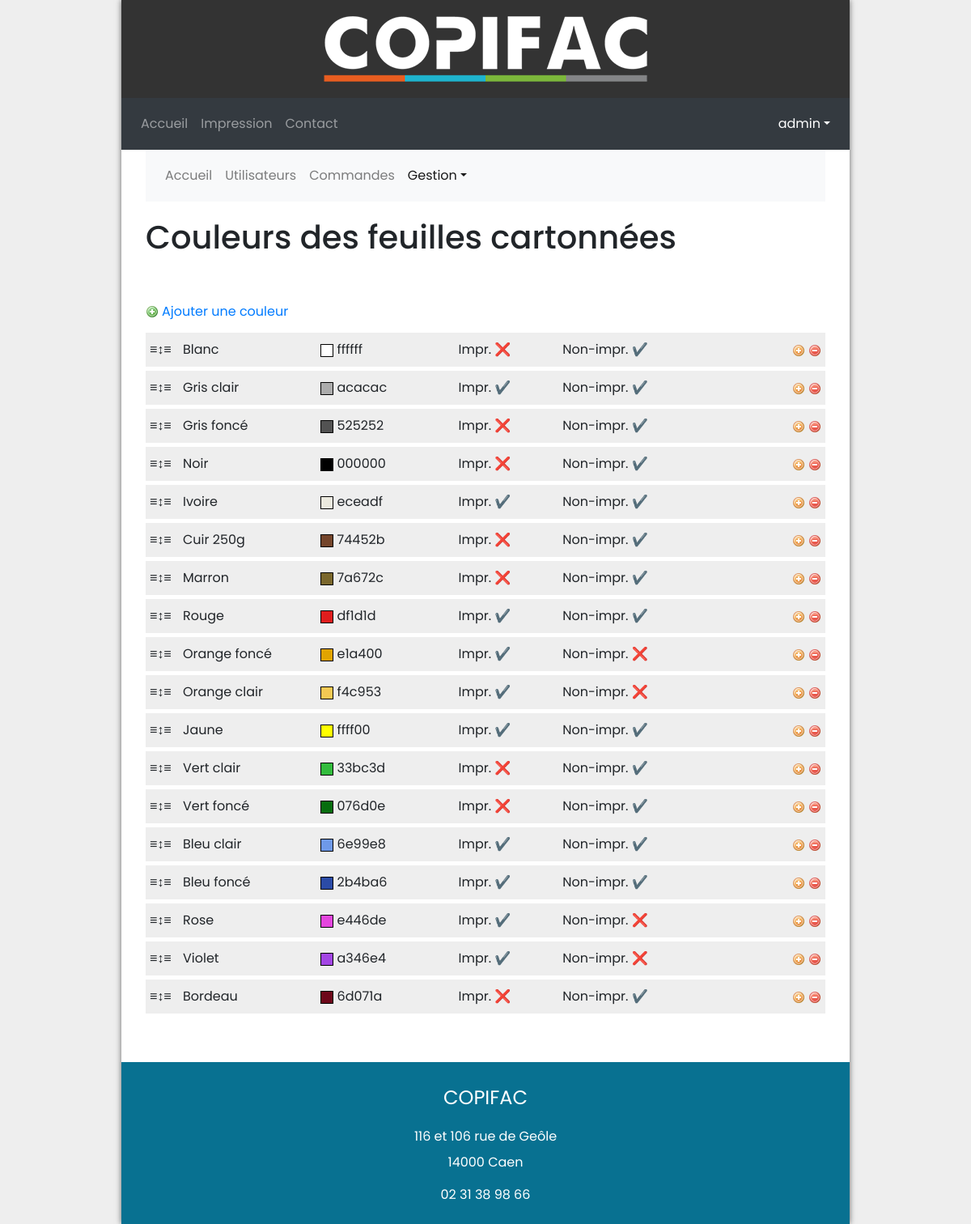
The page /index.php?action=adminCouleurs (signed in) on the database its author committed.
### tables this page shows
CREATE TABLE IF NOT EXISTS `dossier_color` (
  `id_dossier_color` smallint(5) UNSIGNED NOT NULL AUTO_INCREMENT,
  `text` varchar(32) NOT NULL DEFAULT '',
  `hex` varchar(6) NOT NULL DEFAULT '',
  `printable` tinyint(1) UNSIGNED NOT NULL DEFAULT 0,
  `unprintable` tinyint(1) UNSIGNED NOT NULL DEFAULT 0,
  `position` smallint(5) UNSIGNED NOT NULL DEFAULT 0,
  PRIMARY KEY (`id_dossier_color`)
);

### models/dao/DbConnection.class.php (called while the page is built, shortened)
<?php
class DbConnection
{
    private static $connection;
    private static function connect(string $user_type)
    {
        $tParam = parse_ini_file($_SERVER['DOCUMENT_ROOT'] . '/config/paramDB.ini', true);
        extract($tParam[$user_type]);
        $dsn = "mysql:host=" . $host . "; port=" . $port . "; dbname=" . $bdd . "; charset=utf8";
        try {
            self::$connection = new PDO(
                $dsn,
                $user,
                $password,
                array(PDO::ATTR_ERRMODE => PDO::ERRMODE_EXCEPTION)
            );
        } catch (Exception $e) {
            die('<h4 style="color:#FF0000"; >Erreur de connexion ! </h4>');
        }
        return self::$connection;
    }
    public static function getConnection(string $user_type)
    {
        if (self::$connection != null) {
            return self::$connection;
        } else {
            return self::connect($user_type);
        }
    }
}

### controllers/authController.php (called while the page is built, shortened)
<?php
$password = '';

### controllers/adminCouleursController.php (called while the page is built, shortened)
<?php
require_once _ROOT_DIR_ . '/models/dao/DbConnection.class.php';
function getCouleurs() {
	$query = 'SELECT * FROM dossier_color ORDER BY position DESC';
	$sth = DbConnection::getConnection('administrateur')->query($query);
	$sth->execute();
	return $sth->fetchAll(PDO::FETCH_ASSOC);
}

### views/adminCouleurs.php (the view, shortened to what this page needs)
<?php
require_once 'controllers/adminCouleursController.php';
$colors = getCouleurs();
$css = '<link rel="stylesheet" href="/public/css/admin.css">';
require_once 'views/head.php';
require_once 'views/menuAdmin.php';
?>
<div class="row">
	<div class="col-12">
		<h1>Couleurs des feuilles cartonnées</h1>
	</div>
</div>
<?php if (isset($_GET['edit'])) {  ?>
<div class="row">
	<div class="col-12">
		<p class="back"><a href="?action=adminCouleurs">Annuler</a></p>
	</div>
</div>
<form action="" method="post">
	<div class="row">
		<div class="col-md-3">
			<p>
				<label for="color">Couleur</label><br>
				<input type="text" name="text" id="color" value="<?php echo htmlentities($text, ENT_QUOTES); ?>">
			</p>
		</div>
		<div class="col-md-3">
			<p>
				<label for="hex">Code</label><br>
				<input type="text" name="hex" id="hex" value="<?php echo htmlentities($hex, ENT_QUOTES); ?>">
			</p>
		</div>
		<div class="col-md-2">
			<p>
				<label for="printable">Imprimable</label><br>
				<input type="checkbox" name="printable" id="printable" value="1"<?php echo ($printable == 1 ? ' checked' : ''); ?>>
			</p>
		</div>
		<div class="col-md-2">
			<p>
				<label for="unprintable">Non-impr.</label><br>
				<input type="checkbox" name="unprintable" id="unprintable" value="1"<?php echo ($unprintable == 1 ? ' checked' : ''); ?>>
			</p>
		</div>
		<div class="col-md-2">
			<p>
				<label class="d-none d-md-block">&nbsp;</label><br class="d-none d-md-block">
				<input class="full-width" type="submit" name="edit-btn" value="Enregistrer">
			</p>
		</div>
	</div>
</form>
<?php } else { ?>
<div class="row">
	<div class="col-12">
		<p class="add"><a href="?action=adminCouleurs&amp;edit">Ajouter une couleur</a></p>
	</div>
</div>
<?php } ?>
<div class="row">
	<div class="col-12">
<?php
if (empty($colors)){
?>
		<p>Aucune couleur</p>
<?php
}
else {
?>
		<div class="drag">
			<ul id="draggable">
<?php
	foreach ($colors as $data) {
?>
				<li id="listItem_<?php echo $data['id_dossier_color']; ?>">
					<span class="handle">≡↕≡</span>
					<span class="section-medium"><?php echo $data['text']; ?></span>
					<span class="section-medium"><span class="picked-color" style="background:#<?php echo $data['hex']; ?>"></span> <?php echo $data['hex']; ?></span>
					<span class="section-small"><span title="Imprimable">Impr.</span> <?php echo ($data['printable'] ? '✔️' : '❌'); ?></span>
					<span class="section-small"><span title="Non-imprimable">Non-impr.</span> <?php echo ($data['unprintable'] ? '✔️' : '❌'); ?></span>
					<div class="actions">
						<a href="?action=adminCouleurs&amp;edit=<?php echo $data['id_dossier_color']; ?>"><img src="/public/img/icon-mod.png" alt="Modifier" title="Modifier"></a>
						<a href="?action=adminCouleurs&amp;del=<?php echo $data['id_dossier_color']; ?>" onclick="return confirm('Voulez-vous vraiment supprimer cet élément ?')"><img src="/public/img/icon-sup.png" alt="Supprimer" title="Supprimer"></a>
					</div>
				</li>
<?php
	}
?>
			</ul>
		</div>
<?php
}
?>
	</div>
</div>
<?php
require_once 'views/footer.php';

### public/css/style.css (style rules this page uses)
* { box-sizing: border-box; }
body { background: #eee; font-size: 100%; font-family: 'Poppins', Arial, Helvetica, sans-serif; }
h1 { font-size: 2.5em; }
p { font-size: 1em; }
img { max-width:100%; }
p,ul,ol,table,fieldset,blockquote,pre,dl,address { line-height:2; margin:2em 0 0; }

### public/css/admin.css (style rules this page uses)
h1 { margin: 20px 0; }
.add a { background:url(/public/img/icon-add.png) 0 50% no-repeat; padding:0 0 0 20px; }
.drag { position:relative; }
.drag ul { margin:0; padding:5px 0; list-style:none; }
.drag li { position:relative; margin:5px 0; padding:5px; background:#eee; }
.drag li .section-medium { display:inline-block; width:20%; }
.drag li .section-small { display:inline-block; width:15%; }
.drag li .actions { float:right; }
.drag li .handle { cursor:ns-resize; margin:0 10px 0 0; }
.picked-color { display:inline-block; width:16px; height:16px; vertical-align:middle; border:1px solid #000; }

### rows shown on the page
dossier_color: text "Blanc", hex "ffffff"
dossier_color: text "Gris clair", hex "acacac"
dossier_color: text "Gris foncé", hex "525252"
dossier_color: text "Noir", hex "000000"
dossier_color: text "Ivoire", hex "eceadf"
dossier_color: text "Cuir 250g", hex "74452b"
dossier_color: text "Marron", hex "7a672c"
dossier_color: text "Rouge", hex "df1d1d"
dossier_color: text "Orange foncé", hex "e1a400"
dossier_color: text "Orange clair", hex "f4c953"
dossier_color: text "Jaune", hex "ffff00"
dossier_color: text "Vert clair", hex "33bc3d"
dossier_color: text "Vert foncé", hex "076d0e"
dossier_color: text "Bleu clair", hex "6e99e8"
dossier_color: text "Bleu foncé", hex "2b4ba6"
dossier_color: text "Rose", hex "e446de"
dossier_color: text "Violet", hex "a346e4"
dossier_color: text "Bordeau", hex "6d071a"

### other values the page prints
$menuItem['name'] "Accueil"
$menuItem['name'] "Impression"
$menuItem['name'] "Contact"
$_SESSION['user']['pseudo'] "admin"
$menuItem['name'] "Utilisateurs"
$menuItem['name'] "Commandes"
$menuItem['name'] "Gestion"
